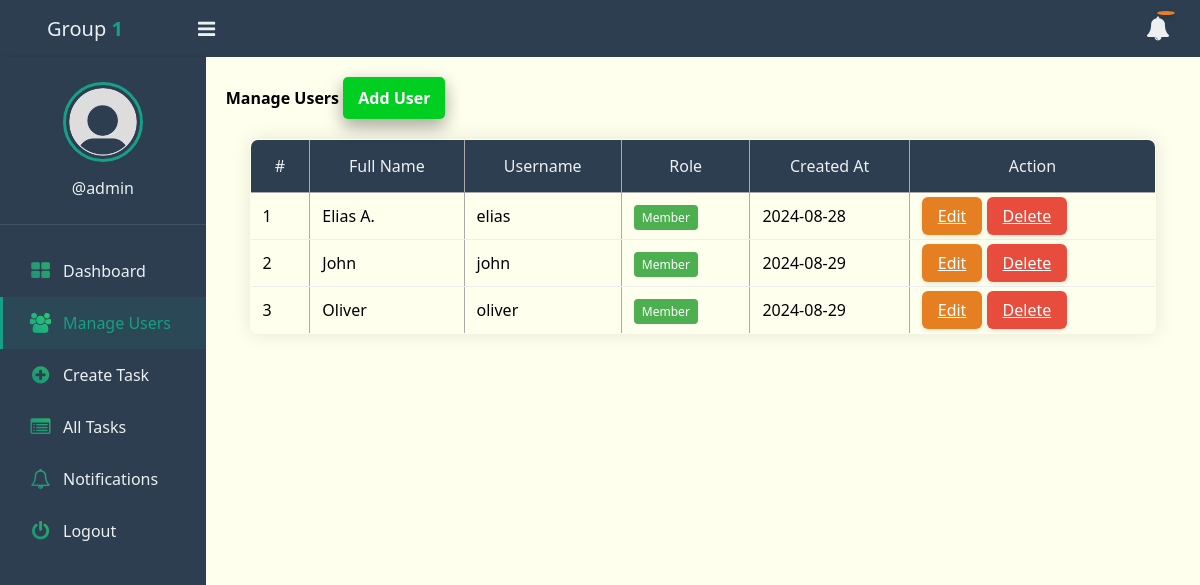
Screenshot of /user.php (signed in) with the database file from the repository.
### tables this page shows
CREATE TABLE `users` (
  `id` int(11) NOT NULL,
  `full_name` varchar(50) NOT NULL,
  `username` varchar(50) NOT NULL,
  `password` varchar(255) NOT NULL,
  `role` enum('admin', 'member', 'teamleader') NOT NULL,
  `created_at` timestamp NOT NULL DEFAULT current_timestamp()
);

### app/Model/User.php (called while the page is built, shortened)
<?php
function get_all_users($conn)
{
    $sql = "SELECT * FROM users WHERE role IN ('member', 'teamleader')";
    $stmt = $conn->prepare($sql);
    $stmt->execute();
    if ($stmt->rowCount() > 0) {
        $users = $stmt->fetchAll();
    } else $users = 0;
    return $users;
}

### user.php (the view, shortened to what this page needs)
<?php
if (isset($_SESSION['role']) && isset($_SESSION['id']) && $_SESSION['role'] == "admin") {
	include "DB_connection.php";
	include "app/Model/User.php";
	$users = get_all_users($conn);
?>
	<!DOCTYPE html>
	<html>
	<head>
		<link rel="stylesheet" href="https://stackpath.bootstrapcdn.com/font-awesome/4.7.0/css/font-awesome.min.css">
		<link rel="stylesheet" href="css/style.css">
	</head>
	<body>
		<?php include "inc/header.php" ?>
		<div class="body">
			<?php include "inc/nav.php" ?>
			<section class="section-1">
				<h4 class="title">Manage Users <a href="add-user.php">Add User</a></h4>
				<?php if ($users != 0) { ?>
					<table class="main-table">
						<tr>
							<th>#</th>
							<th>Full Name</th>
							<th>Username</th>
							<th>Role</th>
							<th>Created At</th>
							<th>Action</th>
						</tr>
						<?php $i = 0;
						foreach ($users as $user) { ?>
							<tr>
								<td><?= ++$i ?></td>
								<td><?= $user['full_name'] ?></td>
								<td><?= $user['username'] ?></td>
								<td>
									<?php
									if ($user['role'] == 'member') {
										echo '<span class="role-member">Member</span>';
									} else if ($user['role'] == 'teamleader') {
										echo '<span class="role-teamleader">Team Leader</span>';
									}
									?>
								</td>
								<td><?= date('Y-m-d', strtotime($user['created_at'])) ?></td>
								<td>
									<a href="edit-user.php?id=<?= $user['id'] ?>" class="edit-btn">Edit</a>
									<a href="delete-user.php?id=<?= $user['id'] ?>" class="delete-btn">Delete</a>
								</td>
							</tr>
						<?php	} ?>
					</table>
				<?php } else { ?>
					<h3>Empty</h3>
				<?php  } ?>
			</section>
		</div>
	</body>
	</html>
<?php } else {
	$em = "First login";
	header("Location: login.php?error=$em");
	exit();
}
?>

### css/style.css (style rules this page uses)
* { padding: 0; margin: 0; box-sizing: border-box; font-family: 'Segoe UI', Arial, sans-serif; transition: all 0.3s ease; }
:root { --primary: #2C3E50; --secondary: #16A085; --accent: #E67E22; --light: #ECF0F1; --danger: #E74C3C; --success: #27AE60; --text-dark: #2C3E50; --text-light: #ECF0F1; }
.body { display: flex; }
.section-1 { padding: 20px; background: #f8f9fa; min-height: 100vh; }
.section-1 .title { margin-bottom: 10px; }
.section-1 .title a { text-decoration: none; display: inline-block; padding-left: 10px; border: none; background: #00CF22; padding: 10px 15px; color: #fff; font-size: 16px; border-radius: 5px; cursor: pointer; outline: none; transition: background 1s; box-shadow: 0 8px 16px 0 rgba(0,0,0,0.2), 0 6px 20px 0 rgba(0,0,0,0.19); }
.section-1 { width: 100%; background: #ffe; }
.main-table, .main-table tr, .main-table th, .main-table td { border: 1px solid #aaa; border-collapse: collapse; padding: 7px; }
.main-table { width: 95%; margin: 20px auto; border-radius: 8px; overflow: hidden; box-shadow: 0 0 20px rgba(0,0,0,0.1); }
.main-table th { background: var(--primary); color: var(--text-light); padding: 15px; font-weight: 500; }
.main-table td { padding: 12px; border-bottom: 1px solid #eee; }
.btn, .delete-btn, .edit-btn { padding: 8px 16px; border-radius: 6px; border: none; cursor: pointer; font-weight: 500; transition: all 0.3s ease; box-shadow: 0 2px 5px rgba(0,0,0,0.1); }
.delete-btn { background: var(--danger); color: white; }
.edit-btn { background: var(--accent); color: white; }
.role-member { background-color: #4CAF50; color: white; padding: 4px 8px; border-radius: 4px; font-size: 12px; }

### rows the page displays
users: full_name "Elias A.", username "elias", role "Member", created_at "2024-08-28"
users: full_name "John", username "john", role "Member", created_at "2024-08-29"
users: full_name "Oliver", username "oliver", role "Member", created_at "2024-08-29"

### other values shown
$_SESSION['username'] "admin"
